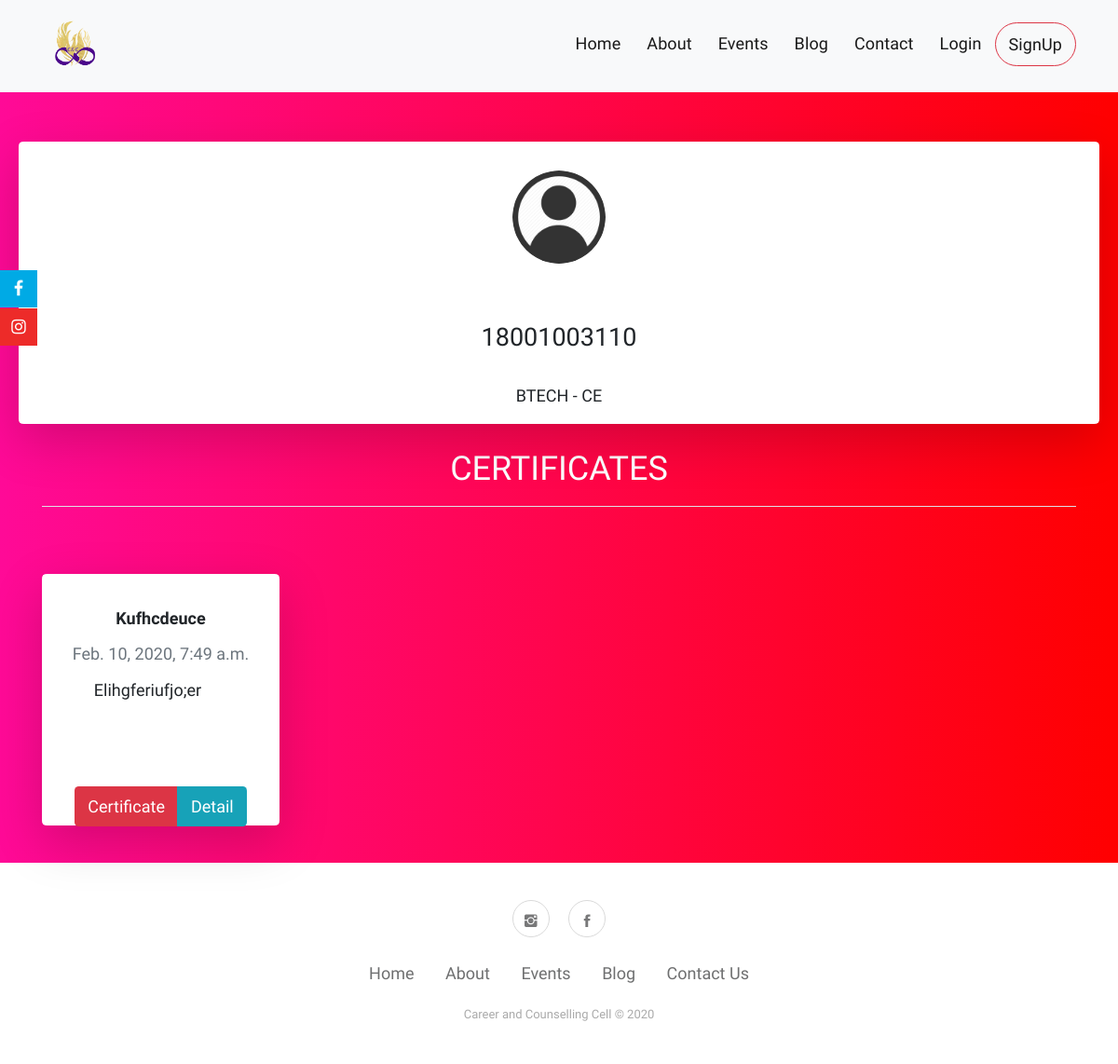
Before: /accounts/sanyam/ with the older database file.
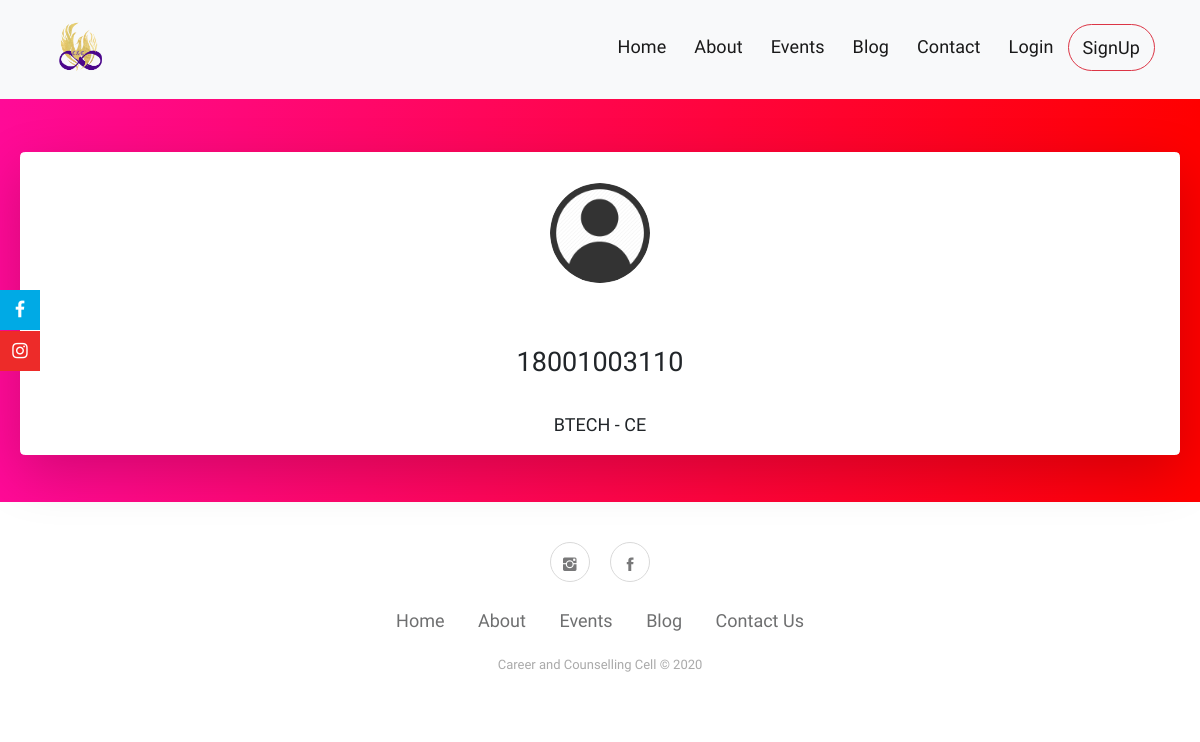
After: the same page with the newer database file.
### events/models.py (models this page shows, shortened)
class Registration(models.Model):
    user = models.ForeignKey(User, on_delete=models.CASCADE, verbose_name='registrations')
    event = models.ForeignKey(Event, on_delete=models.CASCADE)
    date = models.DateTimeField(auto_now_add=True)
    attended = models.CharField(choices=(('A', 'Attended'), ('NA', 'Not Attended')), max_length=10, default='NA')
    class Meta:
        ordering = ['-date']

class Event(models.Model):
    event_name = models.CharField(max_length=100)
    description = models.CharField(max_length=1000)
    content = models.TextField(max_length=5000, blank=True, null=True)
    date = models.DateTimeField(blank=True, null=True)
    venue = models.CharField(max_length=100, default=None, blank=True, null=True)
    pic1 = models.ImageField(default=None, upload_to='event pics', blank=True, null=True)
    pic2 = models.ImageField(default=None, upload_to='event pics', blank=True, null=True)
    pic3 = models.ImageField(default=None, upload_to='event pics', blank=True, null=True)
    pic4 = models.ImageField(default=None, upload_to='event pics', blank=True, null=True)
    pic5 = models.ImageField(default=None, upload_to='event pics', blank=True, null=True)
    pic6 = models.ImageField(default=None, upload_to='event pics', blank=True, null=True)
    pic7 = models.ImageField(default=None, upload_to='event pics', blank=True, null=True)
    pic8 = models.ImageField(default=None, upload_to='event pics', blank=True, null=True)
    pic9 = models.ImageField(default=None, upload_to='event pics', blank=True, null=True)
    pic10 = models.ImageField(default=None, upload_to='event pics', blank=True, null=True)
    pic11 = models.ImageField(default=None, upload_to='event pics', blank=True, null=True) ##for home only
    status = models.CharField(default=True, choices=(('True', 'Upcoming'), ('False', 'Happened')), max_length=10)
    class Meta:
        ordering = ['-date']

### accounts/views.py (the view)
# urls.py: path('<username>/', views.ProfileDashboard, name='dashboard'),
def ProfileDashboard(request, username):
    user = request.user
    user_instance = get_object_or_404(User, username=username)
    user_instance_profile = get_object_or_404(UserProfile, user=user_instance)
    registration = Registration.objects.filter(user=user_instance)
    context = {
        'user': user,
        'user_instance': user_instance,
        'certificates': registration,
        'profile': user_instance_profile,
    }
    return render(request, 'accounts/profile1.html', context)

### accounts/templates/accounts/profile1.html (shortened to what this page needs)
{% extends 'base.html' %}
{% load static %}
{% block content %}
<div style="background: rgb(2,0,36);
background: linear-gradient(90deg, rgba(2,0,36,1) 0%, rgba(255,10,151,1) 0%, rgba(255,0,0,1) 100%); padding: 20px; padding-top: 50px">
<br>
<br>
<br>
                {% include 'accounts/profile card.html' %}
</div>
{% endblock %}

### accounts/templates/accounts/profile card.html (shortened to what this page needs)
    <center>
    <div class="card profilebody border-white border rounded shadow-lg img-fluid" style="height: auto; margin-top: -150px;">
            <div class="profile">
                <div class="profilephoto" style="margin-top: 30px;">
                    {% if user_instance.userprofile.pic %}
                    <a href="#">
                        <img src="{{user_instance.userprofile.pic.url}}" height="100" width="100" class="rounded-circle">
                    </a>
                    {% endif %}
                </div>
                <div class="profiledetails">
                    <br>
                    <br>
                    <h4>{{profile.roll_no}}</h4><br>
                    <h5><p>{{profile.course}} - {{ profile.branch }}</p></h5>
                </div>
            </div>
    </div>
    </center>
    <br>
{% if user_instance.registration_set.exists %}
    <div class="container certibody">
        <div style="text-align: center">
            <h2 class="text-white img-fluid">
                CERTIFICATES
            </h2>
            <hr style="background-color: ghostwhite">
            <br><br>
                {% for registration in certificates %}
                {% if registration.attended == 'A'%}
            <div class="row user-list">
                    <div class="col-md-3 col-sm-6 item">
                        <div class="card border-white border rounded shadow-lg" data-bs-hover-animate="pulse" style="width: auto; height: 15rem;">
                            <div class="card-body">
                                <h4 class="card-title" style="margin-top: 5px;"><strong>{{ registration.event.event_name|capfirst }}</strong></h4>
                                <h6 class="text-muted card-subtitle mb-2" style="margin-top: 0px;">{{ registration.event.date }}</h6>
                                <div style="padding-bottom: 70px">
                                <p class="card-text" style="width: 180px;margin-top: 15px;margin-bottom: 20px;">{{ registration.event.description|capfirst }}</p>
                                </div>
                                <div class="btn-group" role="group">
                                    <button class="btn bg-danger" type="button" ><a href="{% url 'events:certificate' user_instance.username registration.event.id %}">Certificate</a></button>
                                    <br>
                                    <button class="btn bg-info" type="button"><a href="{% url 'events:events_detail' registration.event.id %}">Detail</a></button>
                                </div>
                            </div>
                        </div>
                    </div>
                {% endif %}
                {% endfor %}
                </div>
        {% endif %}
        </div>
    </div>

Changed rows visible on the page:
removed Registration: event.event_name "Kufhcdeuce", event "Feb. 10, 2020, 7:49 a.m.", event.description "Elihgferiufjo;er"
Other visible differences:
text no longer shown: "CERTIFICATES"
